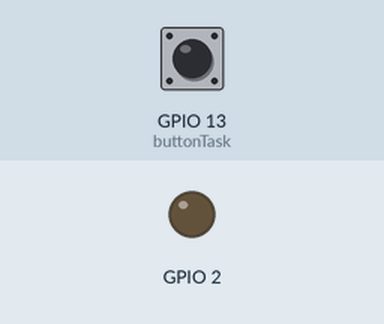
The program below on a simulated ESP32. Shown: output pins drawn as LEDs (lit = HIGH). Inputs (shaded band) come from the test bench; at power-on: GPIO 13 (buttonTask) HIGH.

Above: at 1.2 s.
1.3 s: GPIO 13 (buttonTask) pulled LOW for 0.15 s
At 1.6 s:
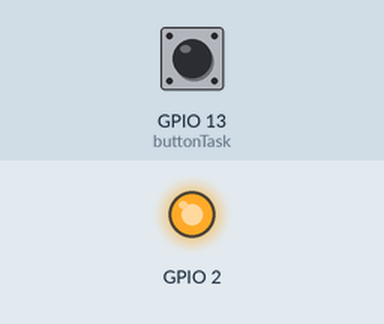
3.3 s: GPIO 13 (buttonTask) pulled LOW for 3.2 s
At 8.5 s:
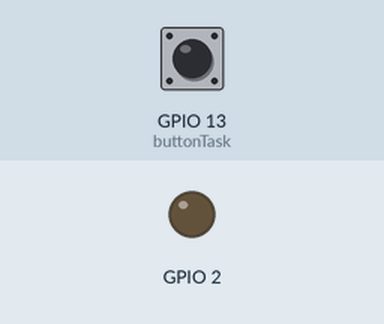
Timing chart, 0 to 10.0 s (numbered marks = the images above; inputs shaded):
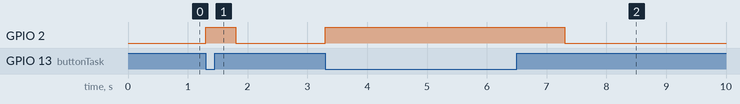

The program:

main.cpp
```cpp
#include <Arduino.h>
#include <freertos/FreeRTOS.h>
#include <freertos/task.h>
#include <freertos/semphr.h>

SemaphoreHandle_t buttonSemaphore;

void buttonTask(void *pvParameters);
void ledTask(void *pvParameters);

void setup() {
  pinMode(2, OUTPUT);
  pinMode(13, INPUT_PULLUP);

  buttonSemaphore = xSemaphoreCreateBinary();

  xTaskCreate(buttonTask, "ButtonTask", 2048, NULL, 1, NULL);
  xTaskCreate(ledTask, "LedTask", 2048, NULL, 1, NULL);
}

void loop() {}

void buttonTask(void *pvParameters) {
  while (1) {
    if (digitalRead(13) == LOW) {
      xSemaphoreGive(buttonSemaphore);
      vTaskDelay(200);
    }
  }
}

void ledTask(void *pvParameters) {
  while (1) {
    if (xSemaphoreTake(buttonSemaphore, portMAX_DELAY) == pdTRUE) {
      digitalWrite(2, HIGH);
      vTaskDelay(500);
      digitalWrite(2, LOW);
    }
  }
}
```

Measured:
- after the input at 1.3 s, GPIO 2: LOW → HIGH at once, → LOW 0.50 s later
- after the input at 3.3 s, GPIO 2: LOW → HIGH at once, → LOW 4.0 s later
